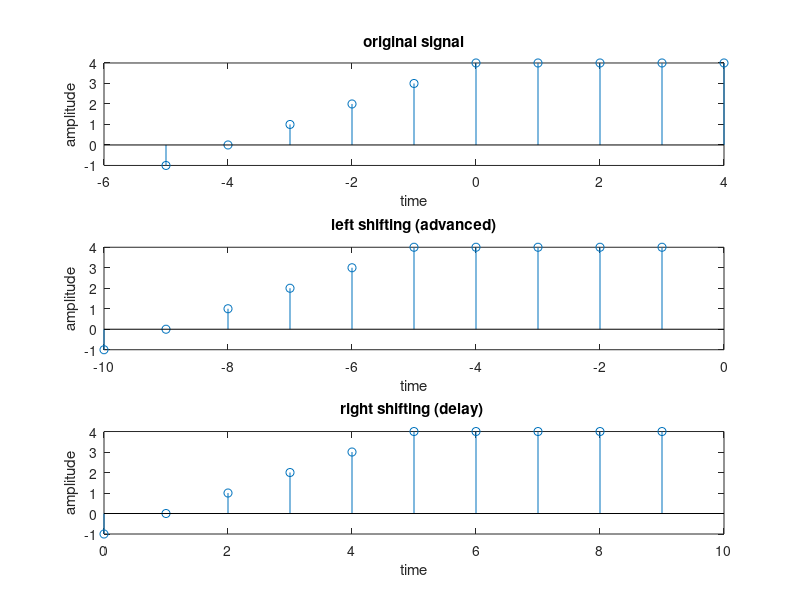

Write the MATLAB code that produced this figure.
% advanced and delayed signal 

clc;clear all;close all;

%% original signal
n=input('enter required number for shifting ');
t=-5:4;
x=[-1,0,1,2,3,4,4,4,4,4]
subplot(3,1,1);
stem(t,x);
xlabel('time');
ylabel('amplitude');
title('original signal');

%% signal advanced/left shift
s=(t-n);% time advance
subplot(3,1,2);
stem(s,x);
xlabel('time');
ylabel('amplitude');
title('left shifting (advanced)');


%% signal delay/right shift
s=(t+n);
subplot(3,1,3);
stem(s,x);
xlabel('time');
ylabel('amplitude');
title('right shifting (delay) ');
